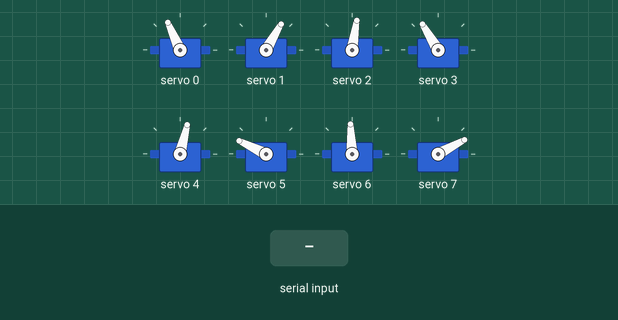
Simulated run of this sketch. Board: ESP32. On the bench: 8 × servo. The test bench sets the inputs (shaded band). What the sketch prints to the serial monitor is not drawn.

Above: at 12.2 s.
12.3 s: "2" received over Serial
At 12.88 s:
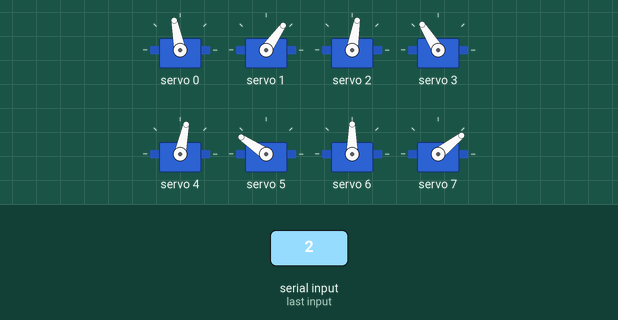
At 13.3 s:
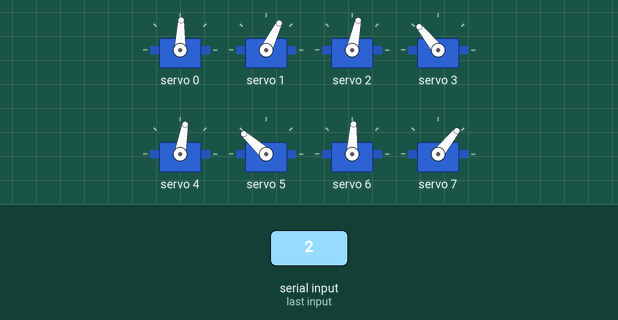
15.3 s: "1" received over Serial
18.3 s: "0" received over Serial
At 18.3 s:
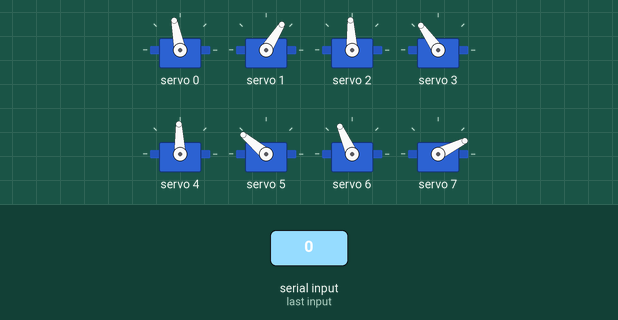
Timing chart, 0 to 21.3 s (numbered marks = the images above; inputs shaded):
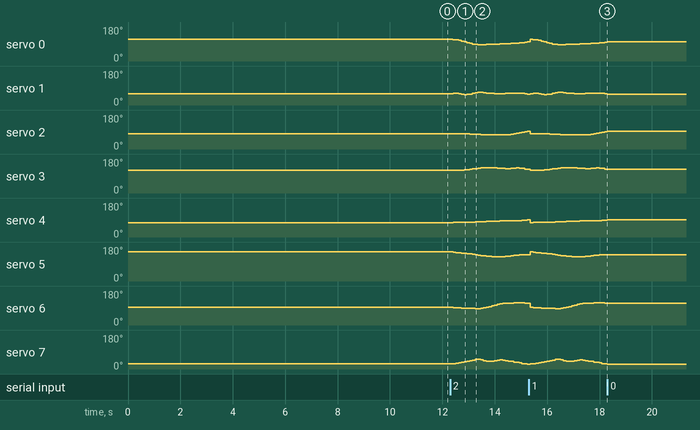

Measured:
- after the input at 12.3 s, servo 0: 114° → 113° after 0.11 s, → 112° 0.11 s later, → 109° 0.11 s later, → 105° 0.11 s later, … (22 changes in this stretch); servo 1: 60° → 61° after 0.11 s, → 62° 0.11 s later, → 60° 0.11 s later, → 56° 0.11 s later, … (21 changes in this stretch)
- after the input at 18.3 s, servo 0: stops changing and stays 101°; servo 1: stops changing and stays 58°; servo 2: stops changing and stays 93°; servo 3: stops changing and stays 125°; servo 4: stops changing and stays 92°

The sketch:

3D_SS_12.ino
```cpp
// HOW TO:
// ------------------------------
// Serial input = 2 -> Steps through gait sequence once and stops at the end.
// Serial input = 1 -> Steps through gait sequence in a loop.
// Serial input = 0 -> Stops infinite loop at the node where it is at that moment

//Gait template
#include <Wire.h>
#include <Adafruit_PWMServoDriver.h>

Adafruit_PWMServoDriver pca9685 = Adafruit_PWMServoDriver();

#define SERVO_FREQ 300
#define SER0 0 //Hip 1
#define SER1 1 //Knee 1
#define SER2 2 //Hip 2
#define SER3 3 //Knee 2
#define SER4 4 //Hip 3
#define SER5 5 //Knee 3
#define SER6 6 //Hip 4
#define SER7 7 //Knee 4


// Insert servo angles here:
// For 3D gaits, these angles are obtained from linearisation.py
// For 2D gaits, these angles are obtained from 2D_trajectory_reader.py
float SS_servo0[] = {-0.49551003, -0.48652238, -0.45355282, -0.38459677, -0.29538039, -0.19404846, -0.08184322,  0.01726587,  0.09217173,  0.14122255,  0.18945297,  0.20452815,  0.16671339,  0.13620267,  0.12004552,  0.1077694 ,  0.09898012,  0.09060476,  0.07999408,  0.06527331,  0.05058327,  0.03493932,  0.01440852, -0.00893182, -0.0350005 , -0.06496117, -0.0993422 , -0.1397795 , -0.18703461, -0.2351891 , -0.28989032, -0.3500875 , -0.40181363, -0.44905088, -0.49260029, -0.51959636, -0.51517154, -0.51351914, -0.5054206 , -0.49834691};
float SS_servo1[] = {0.66693019, 0.63206588, 0.61563271, 0.67915753, 0.75580323, 0.80096982, 0.76715451, 0.70465904, 0.63884956, 0.56207013, 0.48833954, 0.47019211, 0.54701405, 0.60674391, 0.63953871, 0.66247143, 0.67611033, 0.68204948, 0.68210713, 0.67304647, 0.64689084, 0.62383279, 0.62088827, 0.62471015, 0.63229279, 0.64382117, 0.65868598, 0.68230768, 0.714742  , 0.74397419, 0.79398875, 0.86351897, 0.9066548 , 0.93339934, 0.94654106, 0.93219549, 0.86648159, 0.79751641, 0.73272012, 0.68267177};
float SS_servo2[] = {-0.33101257, -0.3309655 , -0.33845035, -0.34119793, -0.34551818, -0.35211157, -0.36074455, -0.37281156, -0.3893875 , -0.40672998, -0.42403819, -0.44155455, -0.45689993, -0.46336525, -0.46402924, -0.45925551, -0.45428806, -0.44821552, -0.44971639, -0.46119465, -0.46519506, -0.45039674, -0.40199144, -0.34106701, -0.27738567, -0.21003295, -0.14480507, -0.08905835, -0.056323  , -0.05290548, -0.07205977, -0.13037785, -0.20287816, -0.27485125, -0.33710827, -0.37056924, -0.36705508, -0.36400998, -0.35129929, -0.33507782};
float SS_servo3[] = {0.5941954 , 0.57763182, 0.57737968, 0.58595783, 0.60949406, 0.64375162, 0.68288906, 0.72669345, 0.77472302, 0.81751172, 0.86395672, 0.90640534, 0.93037396, 0.93515711, 0.93208228, 0.91651795, 0.89921807, 0.87428115, 0.85554934, 0.84123486, 0.79750582, 0.7799349 , 0.82324569, 0.86460979, 0.89281816, 0.88233892, 0.82803685, 0.76481957, 0.70124525, 0.63116961, 0.61679469, 0.68701031, 0.77928144, 0.8637073 , 0.91745556, 0.91043626, 0.83865986, 0.76387735, 0.68625744, 0.61330944};
float SS_servo4[] = {0.43145208, 0.41573142, 0.38241781, 0.36780543, 0.36756035, 0.36882795, 0.36860576, 0.36541282, 0.35419117, 0.33901129, 0.32497411, 0.31036426, 0.28960322, 0.27073816, 0.25508467, 0.24161957, 0.23271514, 0.22775345, 0.22425805, 0.21950081, 0.2098449 , 0.1994951 , 0.19278112, 0.18717083, 0.17812068, 0.16345141, 0.1409011 , 0.10901199, 0.06595109, 0.02306514, 0.04788199, 0.13073378, 0.21171804, 0.29141115, 0.36817212, 0.45432726, 0.52218895, 0.48145024, 0.45221774, 0.43449131};
float SS_servo5[] = {-1.61018076, -1.59828972, -1.53577917, -1.49021776, -1.46075549, -1.42555125, -1.38695959, -1.34653494, -1.29618115, -1.24740954, -1.19730924, -1.1499813 , -1.10702382, -1.06989203, -1.03477021, -1.00540955, -0.98719116, -0.98419358, -0.99527662, -1.02332889, -1.06057509, -1.0958085 , -1.13238414, -1.17490874, -1.21477162, -1.24959434, -1.27621209, -1.28748753, -1.27896919, -1.27546751, -1.36882137, -1.44948127, -1.531714  , -1.61003248, -1.70207971, -1.74755775, -1.65942365, -1.64016511, -1.62604272, -1.60937818};
float SS_servo6[] = { 0.02673304,  0.00840871, -0.01635853, -0.02914124, -0.03752472, -0.04452065, -0.05402366, -0.06861687, -0.09089418, -0.11476113, -0.10947383, -0.06706815, -0.02328279,  0.03908222,  0.11908296,  0.19341691,  0.27355723,  0.35376936,  0.43234602,  0.48478433,  0.49280277,  0.49520475,  0.50052988,  0.50651752,  0.51169442,  0.51367237,  0.50958249,  0.49673651,  0.47037299,  0.42975981,  0.38775878,  0.35148479,  0.31486791,  0.27896788,  0.24034432,  0.20065289,  0.17466817,  0.12035538,  0.07612499,  0.03615865};
float SS_servo7[] = {-1.38142902, -1.36050326, -1.31043142, -1.26307411, -1.20727025, -1.1474175 , -1.08244603, -1.01038794, -0.92866292, -0.85447974, -0.84244637, -0.91439792, -0.99778921, -1.0778017 , -1.10831306, -1.0731013 , -1.01229339, -0.95427126, -0.92023965, -0.93441379, -0.99888956, -1.05895378, -1.11613455, -1.17604805, -1.23861008, -1.30162553, -1.36222595, -1.41338124, -1.44860902, -1.46371104, -1.4589681 , -1.45579765, -1.45751151, -1.47119018, -1.48742357, -1.49406253, -1.51912907, -1.48122758, -1.44292655, -1.38994438};

int node=0;
int first=0;
int input=0;
int end_time=0;
int time_step=100000;
int steps = sizeof(SS_servo0)/sizeof(SS_servo0[0]);
int one_print = 0;

// -------------------Joint configurations-------------------
int servo0=0;
int servo0_deg=0;
int servo1=0;
int servo1_deg=0;
int servo2=0;
int servo2_deg=0;
int servo3=0;
int servo3_deg=0;
int servo4=0;
int servo4_deg=0;
int servo5=0;
int servo5_deg=0;
int servo6=0;
int servo6_deg=0;
int servo7=0;
int servo7_deg=0;

void setup() {
  Serial.begin(115200);
  pca9685.begin();

  pca9685.setOscillatorFrequency(27000000); //Value between 24MHz and 27MHz, tuned for this setup
  pca9685.setPWMFreq(SERVO_FREQ);
  delay (1000);

  servo0_deg=SS_servo0[0]/3.14159265*180;
  servo0=map(servo0_deg,-38,90,2200,1030);
  servo1_deg=SS_servo1[0]/3.14159265*180;
  servo1=map(servo1_deg,-90,90,2600,950);
  servo2_deg=SS_servo2[0]/3.14159265*180;
  servo2=map(servo2_deg,-38,90,1510,2730);
  servo3_deg=SS_servo3[0]/3.14159265*180;
  servo3=map(servo3_deg,-90,90,1100,2700);
  servo4_deg=SS_servo4[0]/3.14159265*180;
  servo4=map(servo4_deg,-90,38,2700,1500);
  servo5_deg=SS_servo5[0]/3.14159265*180;
  servo5=map(servo5_deg,-90,90,2600,930);
  servo6_deg=SS_servo6[0]/3.14159265*180;
  servo6=map(servo6_deg,-90,38,850,2250);
  servo7_deg=SS_servo7[0]/3.14159265*180;
  servo7=map(servo7_deg,-90,90,920,2620);

  pca9685.setPWM(SER0,0,servo0);
  pca9685.setPWM(SER1,0,servo1);
  pca9685.setPWM(SER2,0,servo2);
  pca9685.setPWM(SER3,0,servo3);
  pca9685.setPWM(SER4,0,servo4);
  pca9685.setPWM(SER5,0,servo5);
  pca9685.setPWM(SER6,0,servo6);
  pca9685.setPWM(SER7,0,servo7);

  Serial.print("Node:");
  Serial.println(node);
  Serial.print("servo0 -> rads:");
  Serial.print(SS_servo0[node]);
  Serial.print("        deg:");
  Serial.print(servo0_deg);
  Serial.print("        us:");
  Serial.println(servo0);
  Serial.print("servo1 -> rads:");
  Serial.print(SS_servo1[node]);
  Serial.print("        deg:");
  Serial.print(servo1_deg);
  Serial.print("        us:");
  Serial.println(servo1);
  Serial.print("servo2 -> rads:");
  Serial.print(SS_servo2[node]);
  Serial.print("        deg:");
  Serial.print(servo2_deg);
  Serial.print("        us:");
  Serial.println(servo2);
  Serial.print("servo3 -> rads:");
  Serial.print(SS_servo3[node]);
  Serial.print("        deg:");
  Serial.print(servo3_deg);
  Serial.print("        us:");
  Serial.println(servo3);
  Serial.print("servo4 -> rads:");
  Serial.print(SS_servo4[node]);
  Serial.print("        deg:");
  Serial.print(servo4_deg);
  Serial.print("        us:");
  Serial.println(servo4);
  Serial.print("servo5 -> rads:");
  Serial.print(SS_servo5[node]);
  Serial.print("        deg:");
  Serial.print(servo5_deg);
  Serial.print("        us:");
  Serial.println(servo5);
  Serial.print("servo6 -> rads:");
  Serial.print(SS_servo6[node]);
  Serial.print("        deg:");
  Serial.print(servo6_deg);
  Serial.print("        us:");
  Serial.println(servo6);
  Serial.print("servo7 -> rads:");
  Serial.print(SS_servo7[node]);
  Serial.print("        deg:");
  Serial.print(servo7_deg);
  Serial.print("        us:");
  Serial.println(servo7);

  Serial.println("10");
  delay(1000);
  Serial.println("9");
  delay(1000);
  Serial.println("8");
  delay(1000);
  Serial.println("7");
  delay(1000);
  Serial.println("6");
  delay(1000);
  Serial.println("5");
  delay(1000);
  Serial.println("4");
  delay(1000);
  Serial.println("3");
  delay(1000);
  Serial.println("2");
  delay(1000);
  Serial.println("1");
  delay(1000);

}

void loop()
{
  if(Serial.available()>0)
  {
    first=Serial.read();
    if(first=='2')
    {
      input=2;
      node=0;
      one_print=1;
    }
    if(first=='1')
    {
      input=1;
      node=0;
      one_print=1;
    }
    if(first=='0')
    {
      input=0;
    }
  }
  if(input==1 or input==2)
  {
      if(esp_timer_get_time()>=end_time)
      {
        servo0_deg=SS_servo0[node]/3.14159265*180;
        servo0=map(servo0_deg,-38,90,2200,1030);
        servo1_deg=SS_servo1[node]/3.14159265*180;
        servo1=map(servo1_deg,-90,90,2600,950);
        servo2_deg=SS_servo2[node]/3.14159265*180;
        servo2=map(servo2_deg,-38,90,1510,2730);
        servo3_deg=SS_servo3[node]/3.14159265*180;
        servo3=map(servo3_deg,-90,90,1100,2700);
        servo4_deg=SS_servo4[node]/3.14159265*180;
        servo4=map(servo4_deg,-90,38,2700,1500);
        servo5_deg=SS_servo5[node]/3.14159265*180;
        servo5=map(servo5_deg,-90,90,2600,930);
        servo6_deg=SS_servo6[node]/3.14159265*180;
        servo6=map(servo6_deg,-90,38,850,2250);
        servo7_deg=SS_servo7[node]/3.14159265*180;
        servo7=map(servo7_deg,-90,90,920,2620);

        pca9685.setPWM(SER0,0,servo0);
        pca9685.setPWM(SER1,0,servo1);
        pca9685.setPWM(SER2,0,servo2);
        pca9685.setPWM(SER3,0,servo3);
        pca9685.setPWM(SER4,0,servo4);
        pca9685.setPWM(SER5,0,servo5);
        pca9685.setPWM(SER6,0,servo6);
        pca9685.setPWM(SER7,0,servo7);

        node+=1;
        if(node>=steps and input==1)
        {
          Serial.print("Input:");
          Serial.println(input);
          node=0;
        }
        if(node>=steps and input==2)
        {
          Serial.print("Input:");
          Serial.println(input);
          input=0;
        }
         end_time=esp_timer_get_time()+time_step;
      }
   }

  if(input == 0)
  {
        pca9685.setPWM(SER0,0,servo0);
        pca9685.setPWM(SER1,0,servo1);
        pca9685.setPWM(SER2,0,servo2);
        pca9685.setPWM(SER3,0,servo3);
        pca9685.setPWM(SER4,0,servo4);
        pca9685.setPWM(SER5,0,servo5);
        pca9685.setPWM(SER6,0,servo6);
        pca9685.setPWM(SER7,0,servo7);

        if(one_print==1)
        {
          Serial.print("Input:");
          Serial.println(input);
          Serial.print("Node:");
          Serial.println(node);
          Serial.print("servo0 -> rads:");
          Serial.print(SS_servo0[node]);
          Serial.print("        deg:");
          Serial.print(servo0_deg);
          Serial.print("        us:");
          Serial.println(servo0);
          Serial.print("servo1 -> rads:");
          Serial.print(SS_servo1[node]);
          Serial.print("        deg:");
          Serial.print(servo1_deg);
          Serial.print("        us:");
          Serial.println(servo1);
          Serial.print("servo2 -> rads:");
          Serial.print(SS_servo2[node]);
          Serial.print("        deg:");
          Serial.print(servo2_deg);
          Serial.print("        us:");
          Serial.println(servo2);
          Serial.print("servo3 -> rads:");
          Serial.print(SS_servo3[node]);
          Serial.print("        deg:");
          Serial.print(servo3_deg);
          Serial.print("        us:");
          Serial.println(servo3);
          Serial.print("servo4 -> rads:");
          Serial.print(SS_servo4[node]);
          Serial.print("        deg:");
          Serial.print(servo4_deg);
          Serial.print("        us:");
          Serial.println(servo4);
          Serial.print("servo5 -> rads:");
          Serial.print(SS_servo5[node]);
          Serial.print("        deg:");
          Serial.print(servo5_deg);
          Serial.print("        us:");
          Serial.println(servo5);
          Serial.print("servo6 -> rads:");
          Serial.print(SS_servo6[node]);
          Serial.print("        deg:");
          Serial.print(servo6_deg);
          Serial.print("        us:");
          Serial.println(servo6);
          Serial.print("servo7 -> rads:");
          Serial.print(SS_servo7[node]);
          Serial.print("        deg:");
          Serial.print(servo7_deg);
          Serial.print("        us:");
          Serial.println(servo7);
          one_print=0;
        }

  }
}
```
